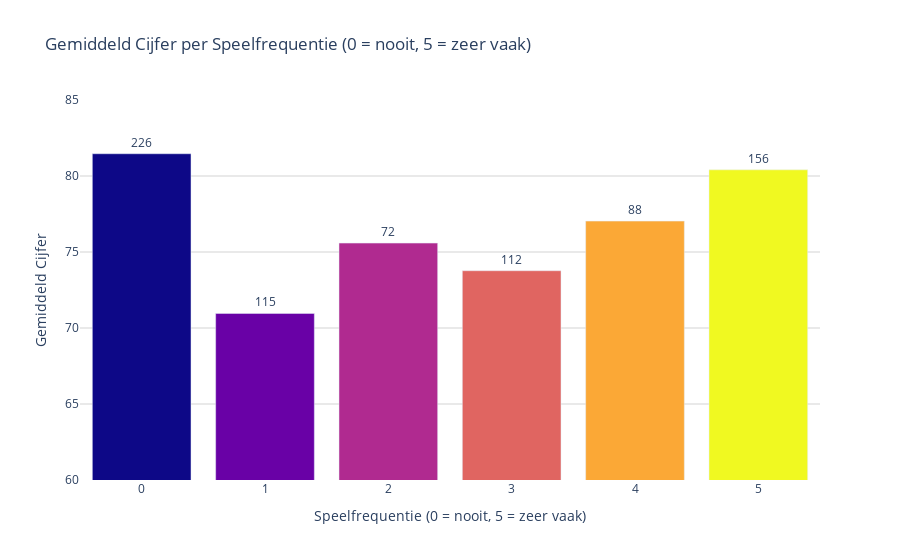

Write notebook code for a chart like this one.
### Markdown cell above
#### 3.1.2 Argument 2 voor perspectief 1 (Draft)

De staafdiagram toont het verband tussen speelfrequentie en cijfers. Studenten die vaker gamen behalen gemiddeld lagere cijfers dan studenten die nooit gamen.

### Code cell
import pandas as pd
import plotly.express as px

# Dataset inladen en opschonen
df = pd.read_csv("gameandgrade.csv")
df["Playing Often"] = pd.to_numeric(df["Playing Often"], errors="coerce")
df["Grade"] = pd.to_numeric(df["Grade"], errors="coerce")
df_clean = df.dropna(subset=["Playing Often", "Grade"])

# Groepeer op Playing Often
summary = df_clean.groupby("Playing Often")["Grade"].agg(["mean", "count"]).reset_index()
summary.columns = ["Playing Often", "Average Grade", "Number of Students"]

# Barplot maken
fig = px.bar(
    summary,
    x="Playing Often",
    y="Average Grade",
    text="Number of Students",
    color="Playing Often",
    color_continuous_scale="Plasma",
    title="Gemiddeld Cijfer per Speelfrequentie (0 = nooit, 5 = zeer vaak)",
    labels={"Average Grade": "Gemiddeld Cijfer"}
)

# Layout en kleuren
fig.update_layout(
    xaxis_title="Speelfrequentie (0 = nooit, 5 = zeer vaak)",
    yaxis_title="Gemiddeld Cijfer",
    yaxis=dict(range=[60, 85], gridcolor="lightgrey"),
    plot_bgcolor="white"
)

# ✅ Verberg de kleurenschaal (legenda rechts)
fig.update_coloraxes(showscale=False)

# Toon studentenaantallen boven de balken
fig.update_traces(textposition='outside')

fig.show()

### Figure 1 — Plotly figure (JSON) as saved in the notebook; plotly's stock layout.template omitted (floating-point values rounded to 4 significant figures)
{"data": [{"alignmentgroup": "True", "hovertemplate": "Playing Often=%{marker.color}<br>Gemiddeld Cijfer=%{y}<br>Number of Students=%{text}<extra></extra>", "legendgroup": "", "marker": {"color": [0, 1, 2, 3, 4, 5], "coloraxis": "coloraxis", "pattern": {"shape": ""}}, "name": "", "offsetgroup": "", "orientation": "v", "showlegend": false, "text": [226, 115, 72, 112, 88, 156], "textposition": "outside", "type": "bar", "x": [0, 1, 2, 3, 4, 5], "xaxis": "x", "y": [81.46, 70.96, 75.59, 73.77, 77.03, 80.41], "yaxis": "y"}], "layout": {"autosize": true, "barmode": "relative", "coloraxis": {"colorbar": {"title": {"text": "Playing Often"}}, "colorscale": [[0, "#0d0887"], [0.1111, "#46039f"], [0.2222, "#7201a8"], [0.3333, "#9c179e"], [0.4444, "#bd3786"], [0.5556, "#d8576b"], [0.6667, "#ed7953"], [0.7778, "#fb9f3a"], [0.8889, "#fdca26"], [1, "#f0f921"]], "showscale": false}, "legend": {"tracegroupgap": 0}, "plot_bgcolor": "white", "title": {"text": "Gemiddeld Cijfer per Speelfrequentie (0 = nooit, 5 = zeer vaak)"}, "xaxis": {"anchor": "y", "autorange": true, "domain": [0, 1], "range": [-0.5, 5.5], "title": {"text": "Speelfrequentie (0 = nooit, 5 = zeer vaak)"}, "type": "linear"}, "yaxis": {"anchor": "x", "domain": [0, 1], "gridcolor": "lightgrey", "range": [60, 85], "title": {"text": "Gemiddeld Cijfer"}, "type": "linear"}}}
